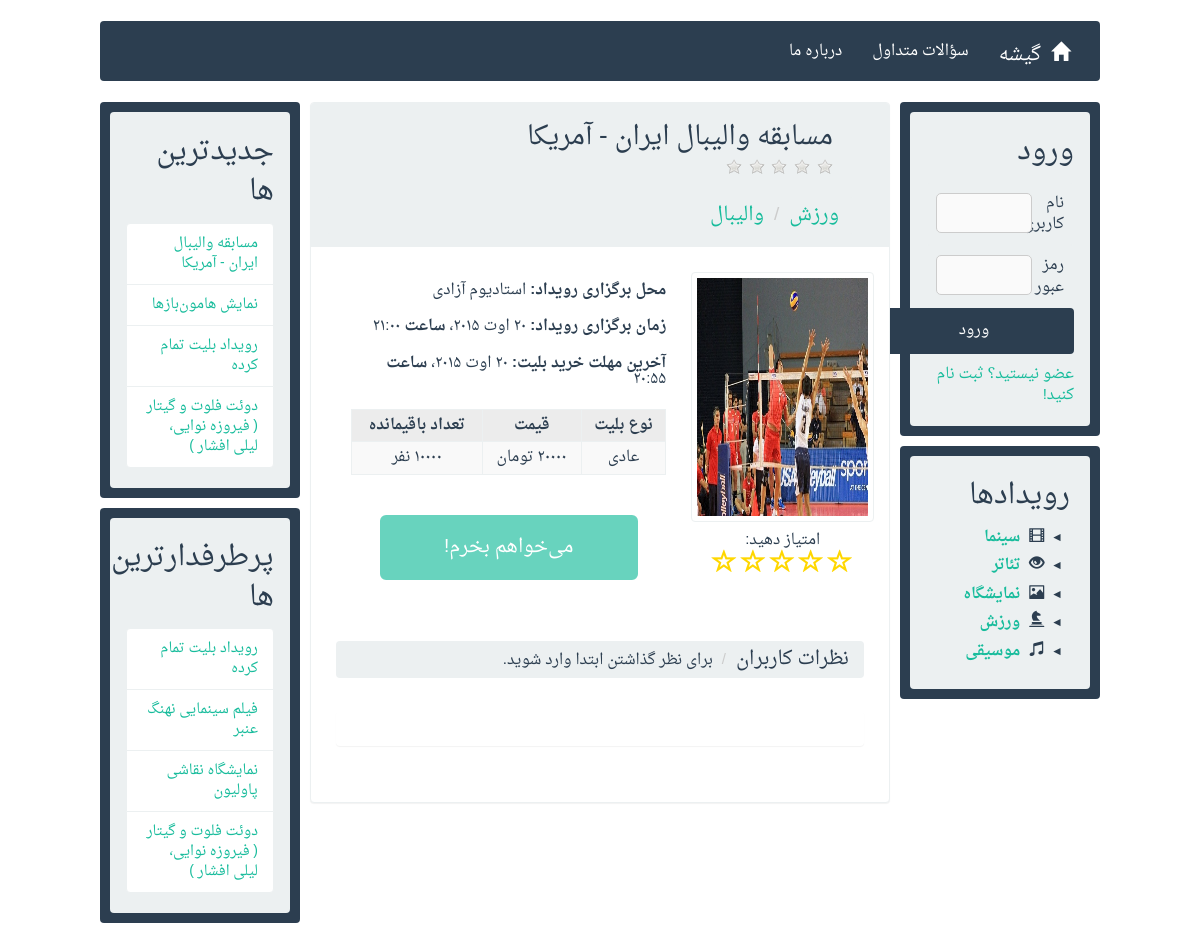
The app's page /events/6/ with its own data.
### services/models.py (models this page shows, shortened)
class Category(models.Model):
	category_name = models.CharField(max_length=100)
	category_glyphicon = models.CharField(max_length=30, null=True, blank=True)
	class Meta:
		verbose_name_plural = "دسته‌ها"
		verbose_name = "دسته"

class Event(models.Model):
	category = models.ForeignKey(Category)
	subcategory = ChainedForeignKey(SubCategory,
		chained_field="category",
		chained_model_field="category",
		show_all=False,
        auto_choose=True)
	event_title = models.CharField(max_length=255)
	event_image = models.ImageField(upload_to='media/', blank=True, default="media/noimage.png")
	event_place = models.CharField(max_length=255)
	event_description = models.TextField(blank=True)
	event_date = models.DateField()
	event_time = models.TimeField()
	event_deadline_date = models.DateField()
	event_deadline_time = models.TimeField()
	submit_date = models.DateTimeField(default=datetime.now)
	organizer = models.ForeignKey(Organizer)
	event_avg_rate = models.FloatField(default=0.0)
	class Meta:
		verbose_name_plural = "رویدادها"
		verbose_name = "رویداد"

class SubCategory(models.Model):
	category = models.ForeignKey(Category)
	subcategory_name = models.CharField(max_length=100)
	class Meta:
		verbose_name_plural = "زیردسته‌ها"
		verbose_name = "زیردسته"

class Ticket(models.Model):
	event = models.ForeignKey(Event)
	ticket_type = models.CharField(max_length=20)
	ticket_price = models.PositiveIntegerField()
	total_capacity = models.PositiveSmallIntegerField()
	purchased_num = models.PositiveSmallIntegerField(default=0)
	class Meta:
		unique_together = ("event", "ticket_type")
		verbose_name_plural = "بلیت‌ها"
		verbose_name = "بلیت"

### services/views.py (the view)
def event_details(request, event_id):
	layout = get_layout()
	form = LoginForm()
	event = models.Event.objects.get(id=event_id)
	users_template_variables = get_users_template_variables(request)
	if request.user.is_authenticated():
		if request.session['user_type'] == 'member':
			if models.Rate.objects.filter(member=users_template_variables['member'], event=event).count() > 0:
				rate = models.Rate.objects.get(member=users_template_variables['member'], event=event).rate
			else:
				rate = None
		else:
			rate = None
	else:
		rate = None
	tickets = []
	for ticket in event.ticket_set.all():
		tickets += [TicketWithAvailableCapacity(ticket)]
	like_comments = models.LikeComment.objects.filter(comment__event__id=event_id)
	is_available = False
	for t in event.ticket_set.all():
		if t.total_capacity > t.purchased_num:
			is_available = True
			break
	event_deadline_has_passed = False
	if event.event_deadline_date < datetime.datetime.now().date() or (event.event_deadline_date == datetime.datetime.now().date() and event.event_deadline_time < datetime.datetime.now().time()):
			event_deadline_has_passed = True
	return render(request, 'view-event-details.html',
		{'form': form,
		'visitor': users_template_variables['visitor'],
		'categories': layout['categories'],
		'newest': layout['newest'],
		'most_populars': layout['most_populars'],
		'event': event,
		'member': users_template_variables['member'],
		'organizer': users_template_variables['organizer'],
		'permitted': users_template_variables['permitted'],
		'rate': rate,
		'tickets': tickets,
		'like_comments': like_comments,
		'avg_rate': event.event_avg_rate,
		'is_available': is_available,
		'event_deadline_has_passed': event_deadline_has_passed,})

### users/forms.py
class LoginForm(forms.Form):
	username = forms.CharField(required=True, label='نام کاربری')
	password = forms.CharField(required=True, label='رمز عبور', widget=forms.PasswordInput)

### services/templatetags/farsinum.py (called while the page is built)
@register.filter
def farsi_num( value ):
  en_2_fa = {'0': '۰', '1': '۱', '2': '۲', '3': '۳', '4': '۴', '5': '۵', '6': '۶', '7': '۷', '8': '۸', '9': '۹'}
  farsi_num = ''
  for i in str(value):
    if i == '0' or i == '1' or i == '2' or i == '3' or i == '4' or i == '5' or i == '6' or i == '7' or i == '8' or i == '9':
      farsi_num += en_2_fa[i]
    else:
      farsi_num += i
  return farsi_num

### services/views.py (called while the page is built)
def get_layout():
	categories = models.Category.objects.all()
	most_populars = models.Event.objects.exclude(event_deadline_date__lt=datetime.datetime.now().date()).exclude(event_deadline_date=datetime.datetime.now().date(), event_deadline_time__lt=datetime.datetime.now().time()).order_by('-event_avg_rate')[:4]
	newest = models.Event.objects.exclude(event_deadline_date__lt=datetime.datetime.now().date()).exclude(event_deadline_date=datetime.datetime.now().date(), event_deadline_time__lt=datetime.datetime.now().time()).order_by('-submit_date')[:4]
	return {'categories': categories, 'newest': newest, 'most_populars': most_populars}

def get_users_template_variables(request):
	if request.user.is_authenticated():
		if request.session['user_type'] == 'member':
			member = Member.objects.get(user=request.user)
			organizer = None
			permitted = False
			visitor = False
		else:
			organizer = Organizer.objects.get(user=request.user)
			permitted = Organizer.objects.get(user=request.user).has_permission_to_create_category
			member = None
			visitor = False
	else:
		member = None
		organizer = None
		permitted = False
		visitor = True
	return {'member': member, 'organizer': organizer, 'permitted': permitted, 'visitor': visitor}

### services/templates/view-event-details.html (shortened to what this page needs)
{% extends "layout.html" %}
{% load range %}
{% load farsinum %}
{% load staticfiles %}
{% load humanize %}
{% block style %}
<link rel="stylesheet" href="{% static "styles/pcustom.css" %}" />
<link rel="stylesheet" href="{% static "styles/jquery.raty.css" %}" />
{% endblock %}
{% block content %}
<div class="panel panel-default">
  <div class="panel-heading" style="padding-top: 0px; padding-bottom: 0px;">
    <div class="row" style="background-color: transparent; margin: 0px; padding: 0px;">
      <div class="col-md-12">
        <h3 style="margin-bottom: 0px;"> {{ event.event_title }}
          <div class="avg" style="margin-top: 5px;"></div>
        </h3>
      </div>
    </div>
    <div class="row" style="background-color: transparent; padding: 0px;">
      <div class="col-md-12" style="height: 50px;">
        <h4 style="margin-right: 20px;">
          <ul class="breadcrumb" style="margin-top: 10px;" style="padding-top: 0px;">
            <li class="active"><a href="/events/{{ event.category.category_name }}/">{{ event.category.category_name }}</a></li>
            <li class="active"><a href="/events/{{ event.category.category_name }}/{{ event.subcategory.subcategory_name }}/">{{ event.subcategory.subcategory_name }}</a></li>
          </ul>
        </h4>
      </div>
    </div>
  </div>
  <div class="panel-body">
    <div class="col-md-4 text-center center-block" style="padding: 0px; margin-top: 10px;">
      <img src="{{ event.event_image.url }}" class="img img-responsive center-block img-thumbnail" id="eventImage" style="width: 200px; height: 250px; padding: 5px;" />
      <div class="col-md-12">
        <form role="form" method="GET">
          <div style="margin: 5px;" class="row-event lead center-block">
            {% if not member %}
             <h5 style="cursor: not-allowed;" title="برای امتیاز دادن ابتدا وارد شوید."><span style="margin: 20px;">امتیاز دهید:</span><div>
              <span style="color: #FFD700; font-size: 25px;" class="glyphicon glyphicon-star-empty"></span>
              <span style="color: #FFD700; font-size: 25px;" class="glyphicon glyphicon-star-empty"></span>
              <span style="color: #FFD700; font-size: 25px;" class="glyphicon glyphicon-star-empty"></span>
              <span style="color: #FFD700; font-size: 25px;" class="glyphicon glyphicon-star-empty"></span>
              <span style="color: #FFD700; font-size: 25px;" class="glyphicon glyphicon-star-empty"></span>
            </div><h5>
            {% endif %}
          </div>
        </form>
      </div>
    </div>
    <div class="col-md-8">
      <div class="row" style="background-color: transparent;">
        <div class="col-md-12">
          <h5 style="margin-bottom: 20px;"><strong>محل برگزاری رویداد: </strong> <span id="occurPlace"> {{ event.event_place }} </span></h5>
          <h5 style="margin-bottom: 20px;"><strong>زمان برگزاری رویداد: </strong> <span id="occurTime"> {{ event.event_date|date:"j M Y"|farsi_num }}، <strong>ساعت</strong> {{ event.event_time|date:"H:i"|farsi_num }} </span></h5>
          <h5 style="margin-bottom: 20px;"><strong>آخرین مهلت خرید بلیت: </strong> <span id="lastTimeToBuy"> {{ event.event_deadline_date|date:"j M Y"|farsi_num }}، <strong>ساعت</strong> {{ event.event_deadline_time|date:"H:i"|farsi_num }} </span></h5>
          <h5>
            <table class="table table-striped table-bordered table-hover table-condensed table-responsive">
              <thead>
                <tr>
                  <th>نوع بلیت</th>
                  <th>قیمت</th>
                  <th>تعداد باقیمانده</th>
                </tr>
              </thead>
              <tbody>
                {% for ticket in tickets %}
                <tr>
                  <td>{{ ticket.ticket.ticket_type }}</td>
                  <td>{{ ticket.ticket.ticket_price|farsi_num }} تومان</td>
                  <td>{% if ticket.ticket_available_capacity > 0 %}{{ ticket.ticket_available_capacity|farsi_num }} نفر{% else %}به اتمام رسیده است.{% endif %}</td>
                </tr>
                {% endfor %}
              </tbody>
            </table>
          </h5>
        </div>
      </div>
      <div class="row" style="background-color: transparent;">
        <div class="col-md-10 col-md-offset-1" style="margin-top: 0px;">
          {% if is_available and not event_deadline_has_passed %}
            <a href="{% if member %}/events/{{ event.id }}/purchase/{% else %}#{% endif %}" class="btn btn-success btn-lg btn-block" {% if not member %}disabled="disabled" title="برای خریدن بلیت، ابتدا وارد شوید."{% endif %} >می‌خواهم بخرم!</a>
          {% elif event_deadline_has_passed %}
            <a href="#" class="btn btn-default btn-lg btn-block" disabled="disabled" style="padding-right: 9px">مهلت خرید به پایان رسیده است.</a>
          {% elif not is_available %}
            <a href="#" class="btn btn-warning btn-lg btn-block" disabled="disabled" style="padding-right: 9px">متاسفانه بلیتی برای خرید باقی نمانده است!</a>
          {% endif %}
        </div>
      </div>
    </div>
    <div class="row" style="background-color: transparent;">
      <div class="col-md-8 col-md-offset-2 text-center">
      </div>
    </div>
    <div class="row" style="background-color: transparent;">
      <div class="col-md-12" style="height: 50px;">
        <h4 style="margin-top: 10px; margin-bottom: 10px;">
          <ul class="breadcrumb" style="margin-top: 10px;"  style="padding-top: 0px;">
            <li>نظرات کاربران</li>
            {% if not member %}<li style="font-size: 15px;">برای نظر گذاشتن ابتدا وارد شوید.</li>{% endif %}
          </ul>
        </h4>
      </div>
    </div>
    <div class="row" style="background-color: transparent;">
      <div class="col-md-12">
        <div class="panel panel-default" style="border: none;">
          <div class="panel-body" style="padding-top: 0px;">
          </div>
        </div>
      </div>
    </div>
  </div>
  {% endblock %}

### services/templates/layout.html (shortened to what this page needs)
<!DOCTYPE html>
<html dir="rtl">
<head>
	{% load staticfiles %}
	<link rel="stylesheet" href="{% static "styles/bootstrap.min.css" %}" />
	<link rel="stylesheet" href="{% static "styles/bootstrap-rtl.min.css" %}" />
	<link rel="stylesheet" href="{% static "styles/farsi-fonts.css" %}">
	<link rel="stylesheet" href="{% static "styles/mcustom.css" %}" />
	<link rel="stylesheet" href="{% static "styles/slick.css" %}" />
	<link rel="stylesheet" href="{% static "styles/slick-theme.css" %}" />
	{% block style %}
	{% endblock %}
</head>
<body>
	<nav class="navbar navbar-default col-md-10 col-md-offset-1 hidden-print">
		<div class="navbar-header">
			<a class="navbar-brand" href="/" tabindex="-1" style="outline: none"><span class="glyphicon glyphicon-home" style="margin-left: 10px;"></span>گیشه</a>
		</div>
		<div class="collapse navbar-collapse" id="bs-example-navbar-collapse-1">
			<ul class="nav navbar-nav">
				<li><a href="/FAQ/" tabindex="-1" style="outline: none">سؤالات متداول</a></li>
				<li><a href="/Gisheh/" tabindex="-1" style="outline: none">درباره ما</a></li>
			</ul>
		</div>
	</nav>
	<aside id="sidebar-1" class="col-md-2 col-md-offset-1 hidden-print">
		{% if visitor %}
		<div class="row" style="border-radius: 4px">
			<div class="col-md-12 well" style="margin: 0px;">
				<p style="font-size: 28px;">ورود</p>
				<form action="/" method="post">
					{% for field in form %}
					<div class="row" style="background-color: #ecf0f1; margin: 0px;">
						<div class="col-md-3" style="padding: 0px;">{{ field.label }}</div>
						<div class="col-md-9" style="padding: 0px;">{{ field }}</div>
					</div>
					{% endfor %}
					{% if bad_login %}
					<button id="login-btn" class="btn btn-danger btn-block" type="submit" style="width: 200px; margin-bottom: 10px;">ورود ناموفّق</button>
					{% else %}
					<button id="login-btn" class="btn btn-primary btn-block" type="submit" style="width: 200px; margin-bottom: 10px;">ورود</button>
					{% endif %}
				</form>
				<a href="/register/" tabindex="-1" style="outline: none">عضو نیستید؟ ثبت نام کنید!</a>
			</div>
		</div>
		{% endif %}
		<div class="row" style="border-radius: 4px">
			<div id="sidebar" class="well" style="margin: 0px;">
				<p style="font-size: 28px;">رویدادها</p>
				{% for category in categories %}
				<details>
					<summary>
						<i style="margin-left: 5px; margin-right: 3px" class="glyphicon glyphicon-{{ category.category_glyphicon }}"></i>
						<b><a class="clicked" href="/events/{{ category.category_name }}/" tabindex="-1" style="outline: none">{{ category.category_name }}</a></b>
					</summary>
				</details>
				{% endfor %}
			</div>
		</div>
	</aside>
	<section class="col-md-6 main">
		{% block content %}
		{% endblock %}
	</section>
	<aside id="sidebar-2" class="col-md-2 hidden-print">
		<div class="row" style="border-radius: 4px">
			<div class="col-md-12 well" style="margin: 0px;">
				<p style="font-size: 28px;">جدیدترین ها</p>
				<ul class="list-group" style="margin: 0;">
					{% for event in newest %}
					<li class="list-group-item">
						<a class="airview" data-content="{{ event.event_image.url }}" href="/events/{{ event.id }}/" tabindex="-1" style="outline: none">
							<p style="margin-bottom: 0px; font-size: 14px;">{{ event.event_title }}</p>
						</a>
					</li>
					{% endfor %}
				</ul>
			</div>
		</div>
		<div class="row" style="border-radius: 4px">
			<div class="col-md-12 well" style="margin: 0px;">
				<p style="font-size: 28px;">پرطرفدارترین ها</p>
				<ul class="list-group" style="margin: 0;">
					{% for event in most_populars %}
					<li class="list-group-item">
						<a class="airview" data-content="{{ event.event_image.url }}" href="/events/{{ event.id }}/" tabindex="-1" style="outline: none">
							<p style="margin-bottom: 0px; font-size: 14px;">{{ event.event_title }}</p>
						</a>
					</li>
					{% endfor %}
				</ul>
			</div>
		</div>
	</aside>
</body>
</html>

### static/styles/mcustom.css (style rules this page uses)
header h1, h3 { margin-right: 26px; }
nav { margin-top: 21px; }
.main, .row { border: 1px; border-radius: 4px; }
.row { padding: 10px; margin-bottom: 10px; background-color: #2c3e50; }
.main { padding-right: 10px; padding-left: 10px; margin-bottom: 10px; }
details { margin: 7px; }
.table-striped { margin-top: 5px; margin-bottom: 0px; }
input { padding: 10px; width: 100%; height: 40px; border: 1px solid #ccc; border-radius: 5px; background: #fafafa; }
button { margin: auto; }
summary { outline: none; }
summary:before { content: "◄"; }
summary:before, summary:after { font-size:.8em; border: none; }
details { cursor: pointer; }

### static/styles/pcustom.css (style rules this page uses)
table { border-collapse: collapse; }
table td { text-align: center; vertical-align: middle; display: table-cell; margin: 0 auto; }
table th { text-align: center; background-color: rgba(230, 230, 230, .75); vertical-align: middle; }

### records on screen
Category: category_name "سینما"
Category: category_name "تئاتر"
Category: category_name "نمایشگاه"
Category: category_name "ورزش"
Category: category_name "موسیقی"
Event: event_title "مسابقه والیبال ایران - آمریکا", category.category_name "ورزش", subcategory.subcategory_name "والیبال", event_image (picture), event_place "استادیوم آزادی", event_date|farsi_num "۲۰ اوت ۲۰۱۵", event_time|farsi_num "۲۱:۰۰", event_deadline_date|farsi_num "۲۰ اوت ۲۰۱۵", event_deadline_time|farsi_num "۲۰:۵۵"
Ticket: ticket.ticket_type "عادی"
Event: event_title "نمایش هامون‌بازها"
Event: event_title "رویداد بلیت تمام کرده"
Event: event_title "دوئت فلوت و گيتار ( فيروزه نوايی، ليلی افشار )"
Event: event_title "فیلم سینمایی نهنگ عنبر"
Event: event_title "نمایشگاه نقاشی پاولیون"

### other values on screen
{{ field.label }} "نام کاربری" "رمز عبور"
